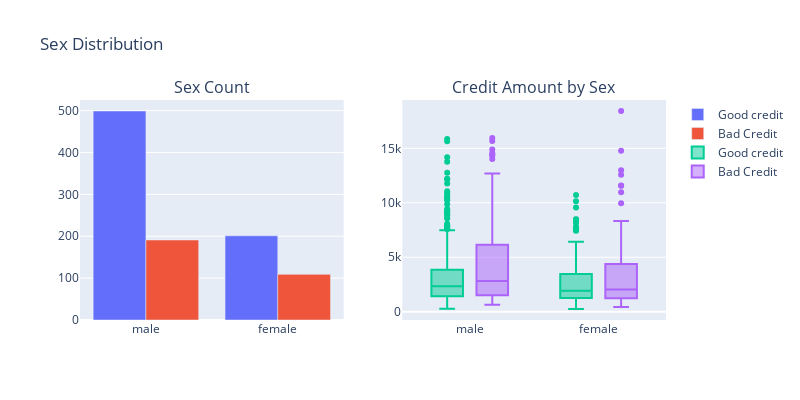

Notebook source saved alongside this figure:
### Markdown cell above
# **Visualization:**

### Code cell
#First plot
trace0 = go.Bar(
    x = df_credit[df_credit["Risk"]== 'good']["Sex"].value_counts().index.values,
    y = df_credit[df_credit["Risk"]== 'good']["Sex"].value_counts().values,
    name='Good credit'
)

#First plot 2
trace1 = go.Bar(
    x = df_credit[df_credit["Risk"]== 'bad']["Sex"].value_counts().index.values,
    y = df_credit[df_credit["Risk"]== 'bad']["Sex"].value_counts().values,
    name="Bad Credit"
)

#Second plot
trace2 = go.Box(
    x = df_credit[df_credit["Risk"]== 'good']["Sex"],
    y = df_credit[df_credit["Risk"]== 'good']["Credit amount"],
    name=trace0.name
)

#Second plot 2
trace3 = go.Box(
    x = df_credit[df_credit["Risk"]== 'bad']["Sex"],
    y = df_credit[df_credit["Risk"]== 'bad']["Credit amount"],
    name=trace1.name
)

data = [trace0, trace1, trace2,trace3]


fig = tls.make_subplots(rows=1, cols=2, 
                        subplot_titles=('Sex Count', 'Credit Amount by Sex'))

fig.append_trace(trace0, 1, 1)
fig.append_trace(trace1, 1, 1)
fig.append_trace(trace2, 1, 2)
fig.append_trace(trace3, 1, 2)

fig['layout'].update(height=400, width=800, title='Sex Distribution', boxmode='group')
py.iplot(fig, filename='sex-subplot')

### Figure 1 — Plotly figure (JSON) as saved in the notebook; plotly's stock layout.template omitted (floating-point values rounded to 4 significant figures; data arrays with more than 128 entries replaced by an {"elided": "..."} marker saying what was removed)
{"data": [{"name": "Good credit", "type": "bar", "x": ["male", "female"], "xaxis": "x", "y": [499, 201], "yaxis": "y"}, {"name": "Bad Credit", "type": "bar", "x": ["male", "female"], "xaxis": "x", "y": [191, 109], "yaxis": "y"}, {"name": "Good credit", "type": "box", "x": {"elided": "700 str values"}, "xaxis": "x2", "y": {"elided": "700 int values"}, "yaxis": "y2"}, {"name": "Bad Credit", "type": "box", "x": {"elided": "300 str values"}, "xaxis": "x2", "y": {"elided": "300 int values"}, "yaxis": "y2"}], "layout": {"annotations": [{"font": {"size": 16}, "showarrow": false, "text": "Sex Count", "x": 0.225, "xanchor": "center", "xref": "paper", "y": 1.0, "yanchor": "bottom", "yref": "paper"}, {"font": {"size": 16}, "showarrow": false, "text": "Credit Amount by Sex", "x": 0.775, "xanchor": "center", "xref": "paper", "y": 1.0, "yanchor": "bottom", "yref": "paper"}], "boxmode": "group", "height": 400, "title": {"text": "Sex Distribution"}, "width": 800, "xaxis": {"anchor": "y", "domain": [0.0, 0.45]}, "xaxis2": {"anchor": "y2", "domain": [0.55, 1.0]}, "yaxis": {"anchor": "x", "domain": [0.0, 1.0]}, "yaxis2": {"anchor": "x2", "domain": [0.0, 1.0]}}}
